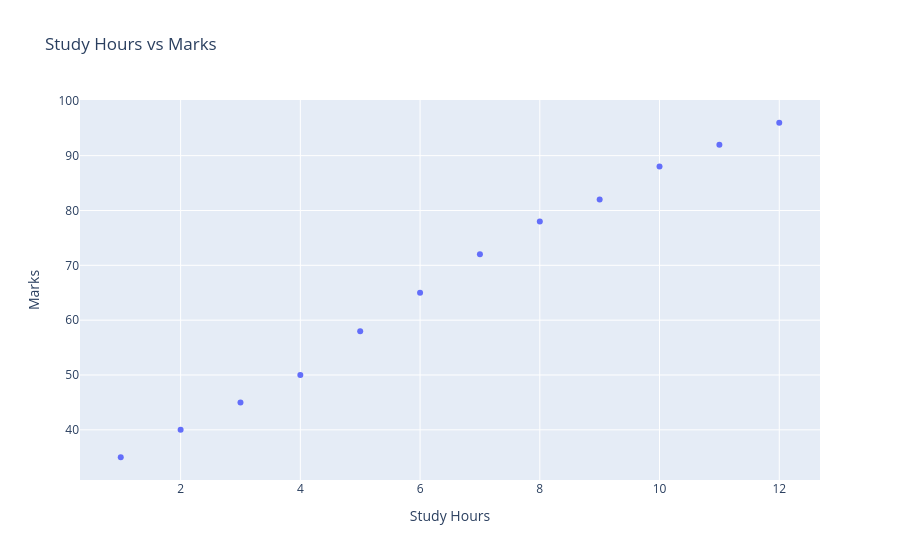

Notebook cell for this chart:
### Code cell
#  Plot 1
# Study Hours vs Marks

import plotly.express as px

fig1 = px.scatter(
    df,
    x="Study_Hours",
    y="Marks",
    title="Study Hours vs Marks",
    labels={"Study_Hours":"Study Hours","Marks":"Marks"}
)

fig1.show()
fig1.write_image("screenshots/plot1.png")

### Figure 1 — Plotly figure (JSON) as saved in the notebook; plotly's stock layout.template omitted (floating-point values rounded to 4 significant figures)
{"data": [{"hovertemplate": "Study Hours=%{x}<br>Marks=%{y}<extra></extra>", "legendgroup": "", "marker": {"color": "#636efa", "symbol": "circle"}, "mode": "markers", "name": "", "orientation": "v", "showlegend": false, "type": "scatter", "x": [1, 2, 3, 4, 5, 6, 7, 8, 9, 10, 11, 12], "xaxis": "x", "y": [35, 40, 45, 50, 58, 65, 72, 78, 82, 88, 92, 96], "yaxis": "y"}], "layout": {"legend": {"tracegroupgap": 0}, "title": {"text": "Study Hours vs Marks"}, "xaxis": {"anchor": "y", "domain": [0, 1], "title": {"text": "Study Hours"}}, "yaxis": {"anchor": "x", "domain": [0, 1], "title": {"text": "Marks"}}}}
